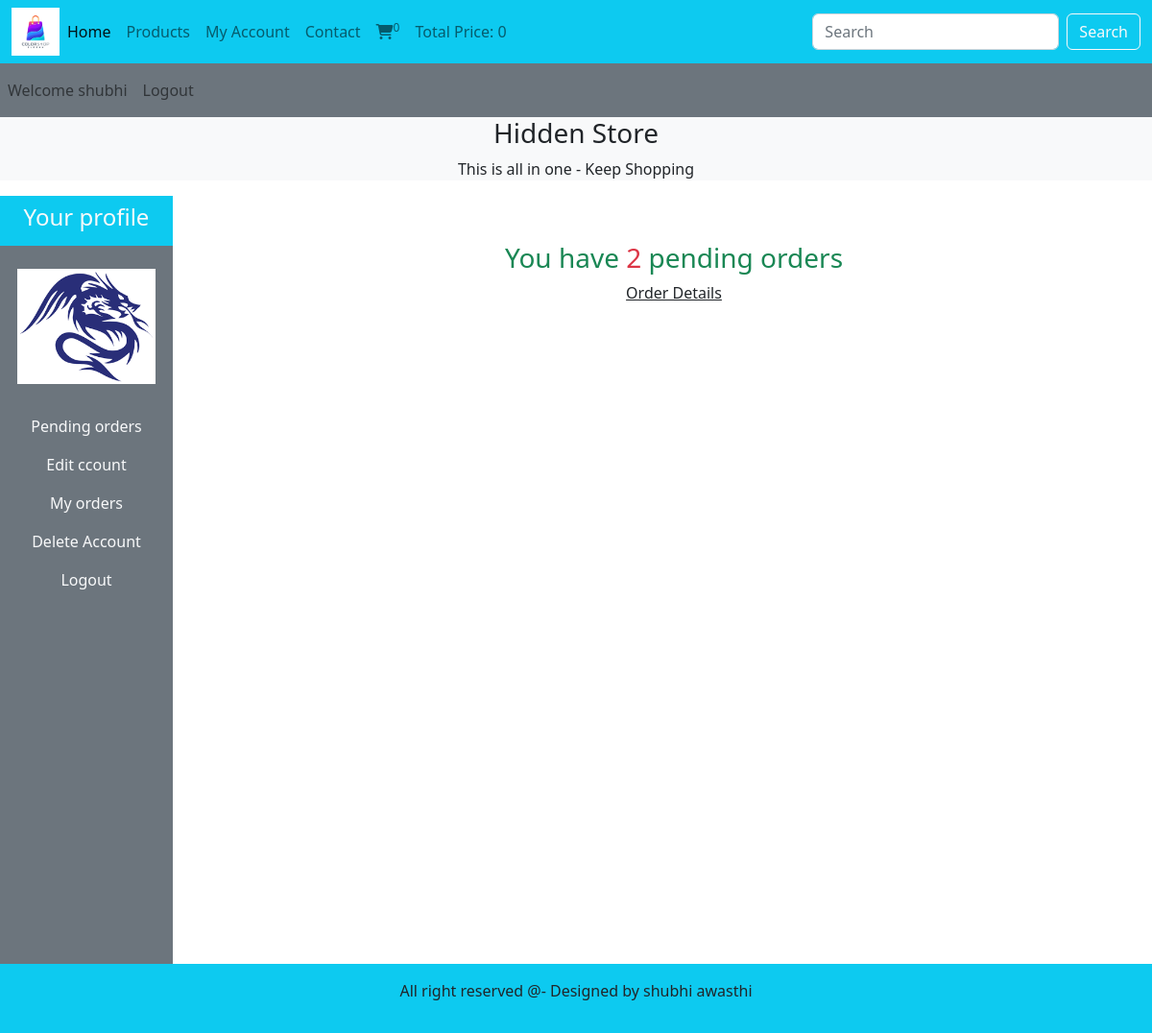
Screenshot of /users_area/profile.php (signed in) with the database file from the repository.
### tables this page shows
CREATE TABLE `user_table` (
  `user_id` int(11) NOT NULL,
  `username` varchar(100) NOT NULL,
  `user_email` varchar(100) NOT NULL,
  `user_password` varchar(255) NOT NULL,
  `user_image` varchar(255) NOT NULL,
  `user_ip` varchar(100) NOT NULL,
  `user_address` varchar(255) NOT NULL,
  `user_mobile` varchar(20) NOT NULL
);

### users_area/profile.php (the view, shortened to what this page needs)
<?php
include('../includes/connect.php');
include('../functions/common_functions.php');
?>
<!DOCTYPE html>
<html lang="en">
<head>
    <link rel="stylesheet" href="../style.css">
    <link href="https://cdn.jsdelivr.net/npm/bootstrap@5.2.2/dist/css/bootstrap.min.css" rel="stylesheet">
    <link rel="stylesheet" href="https://cdnjs.cloudflare.com/ajax/libs/font-awesome/6.2.0/css/all.min.css" />
</head>
<body>
  <div class="container-fluid p-0">
<nav class="navbar navbar-expand-lg bg-info">
  <div class="container-fluid">
    <img src="../images/—Pngtree—shopping logo design ready to_5052125.png" alt="" width="50px" height="50px">
    <div class="collapse navbar-collapse" id="navbarSupportedContent">
      <ul class="navbar-nav me-auto mb-2 mb-lg-0">
        <li class="nav-item">
          <a class="nav-link active" aria-current="page" href="../index.php">Home</a>
        </li>
        <li class="nav-item">
          <a class="nav-link" href="../display_all.php">Products</a>
        </li>
        <?php
         if(isset($_SESSION['username'])){
          echo" <li class='nav-item'>
          <a class='nav-link' href='profile.php'>My Account</a>
        </li>";
         }
         else{
          echo" <li class='nav-item'>
          <a class='nav-link' href='user_registration.php'>Register</a>
        </li>";
         }
        ?>
        <li class="nav-item">
          <a class="nav-link" href="#">Contact</a>
        </li>
        <li class="nav-item">
          <a class="nav-link" href="../cart.php"><i class="fa-sharp fa-solid fa-cart-shopping"></i><sup><?php cart_item();?></sup></a>
        </li>
        <li class="nav-item">
          <a class="nav-link" href="#">Total Price: <?php cart_total_price();
          ?></a>
        </li>
      </ul>
      <form action = "../search_product.php" class="d-flex" role="search" method ="get">
        <input class="form-control me-2" type="search" name="search_data" placeholder="Search" aria-label="Search">
        <input type="submit" name ="search_data_product" value ="Search" class ="btn btn-outline-light" >
      </form>
    </div>
  </div>
</nav>
<div class="navbar navbar-expand-lg bg-secondary">
<ul class="navbar-nav me-auto">
<?php
         if(!isset($_SESSION['username'])){
          echo "<li class='nav-item'>
          <a class='nav-link' href='#'>Welcome Guest</a>
        </li>";
        }else{
          echo "<li class='nav-item'>
          <a class='nav-link' href='#'>Welcome ".$_SESSION['username']."</a>
        </li>";
        }
        if(!isset($_SESSION['username'])){
          echo "<li class='nav-item'>
          <a class='nav-link' href='user_login.php'>Login</a>
        </li>  ";
        }else{
          echo "<li class='nav-item'>
          <a class='nav-link' href='user_logout.php'>Logout</a>
        </li>  ";
        }
        ?>
</ul>
</div>
<div class="bg-light">
  <h3 class="text-center">Hidden Store</h3>
  <p class="text-center">This is all in one - Keep Shopping</p>
</div>
<div class="row">
    <div class="col-md-2">
     <ul class="navbar-nav bg-secondary text-center" style="height:100vh">
     <li class="nav-item bg-info">
          <a class="nav-link text-light" href="#"><h4>Your profile</h4></a>
        </li>
        <?php
        $username= $_SESSION['username'];
        $select_user_image="select * from `user_table` where username='$username'";
        $result =mysqli_query($con, $select_user_image);
        $row_image= mysqli_fetch_array($result);
        $user_image=$row_image['user_image'];
        echo" <li class='nav-item'>
        <img src='./user_images/$user_image' class ='profile-img my-4'alt=''>
        </li>";
        ?>
        <li class="nav-item ">
          <a class="nav-link text-light" href="profile.php">Pending orders</a>
        </li>
        <li class="nav-item ">
          <a class="nav-link text-light" href="profile.php?edit_account">Edit ccount</a>
        </li>
        <li class="nav-item ">
          <a class="nav-link text-light" href="profile.php?my_orders">My orders</a>
        </li>
        <li class="nav-item ">
          <a class="nav-link text-light" href="profile.php?delete_account">Delete Account</a>
        </li>
        <li class="nav-item ">
          <a class="nav-link text-light" href="user_logout.php">Logout</a>
        </li>
     </ul>
    </div>
    <div class="col-md-10 text-center">
<?php
get_user_order_details();
?>
    </div>
</div>
<div class="bg-info p-3 text-center">
<p>All right reserved @- Designed by shubhi awasthi</p>
</div>
 </div>
</body>
</html>

### functions/common_functions.php (shortened to what this page needs)
<?php
function getIPAddress() {
   if(!empty($_SERVER['HTTP_CLIENT_IP'])) {
              $ip = $_SERVER['HTTP_CLIENT_IP'];
      }
  elseif (!empty($_SERVER['HTTP_X_FORWARDED_FOR'])) {
              $ip = $_SERVER['HTTP_X_FORWARDED_FOR'];
   }
  else{
           $ip = $_SERVER['REMOTE_ADDR'];
   }
   return $ip;
}
function cart_item(){
  if(isset($_GET['add_to_cart'])){
   global $con;
   $ip = getIPAddress();
   $Select_query= "select * from `cart_details` where ip_address='$ip'";
   $result_query =mysqli_query($con, $Select_query);
   $count_cart_items=mysqli_num_rows($result_query);
 }else{
  global $con;
  $ip = getIPAddress();
  $Select_query= "select * from `cart_details` where ip_address='$ip'";
  $result_query =mysqli_query($con, $Select_query);
  $count_cart_items=mysqli_num_rows($result_query);
 }
 echo $count_cart_items;
 }
function cart_total_price(){
  $total_price=0;
  echo $total_price;
}
function get_user_order_details(){
  global $con;
  $username= $_SESSION['username'];
  $get_details= "select * from `user_table` where username='$username'";
  $result_details =mysqli_query($con, $get_details);
  while($row_query=mysqli_fetch_array($result_details)){
    $user_id =$row_query['user_id'];
    if(!isset($_GET['edit_account'])){
      if(!isset($_GET['my_orders'])){
        if(!isset($_GET['delete_account'])){
          $get_orders="select * from `users_order` where user_id=$user_id and order_status='pending'";
          $result_orders =mysqli_query($con, $get_orders);
          $row_count=mysqli_num_rows($result_orders);
          if($row_count>0){
            echo "<h3 class='text-center text-success mt-5 mb-2'>You have <span class='text-danger'>$row_count</span> pending orders</h3>
            <p class='text-center'><a href='profile.php?my_orders' class='text-dark'>Order Details</a></p>";
          }else{
            echo "<h3 class='text-center text-success mt-5 mb-2'>You have 0 pending orders</h3>
            <p class='text-center'><a href='../index.php?my_orders' class='text-dark'>Explore products</a></p>";
          }
        }
      }
    }
  }
}
?>

### style.css (style rules this page uses)
* { margin: 0; padding: 0; box-sizing:border-box; }

### users_area/profile.php (style rules this page uses)
body { overflow-x: hidden; }
.profile-img { width: 80%; object-fit:contain; margin:auto; display:block; }

### rows the page displays
user_table: user_image (picture), row_count "2"

### other values shown
$count_cart_items "0"
$total_price "0"
$_SESSION['username'] "shubhi"
